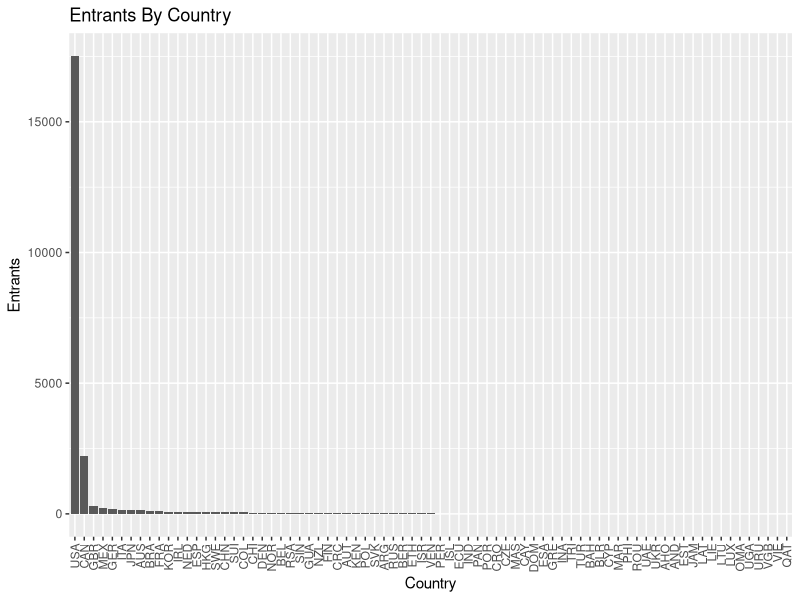
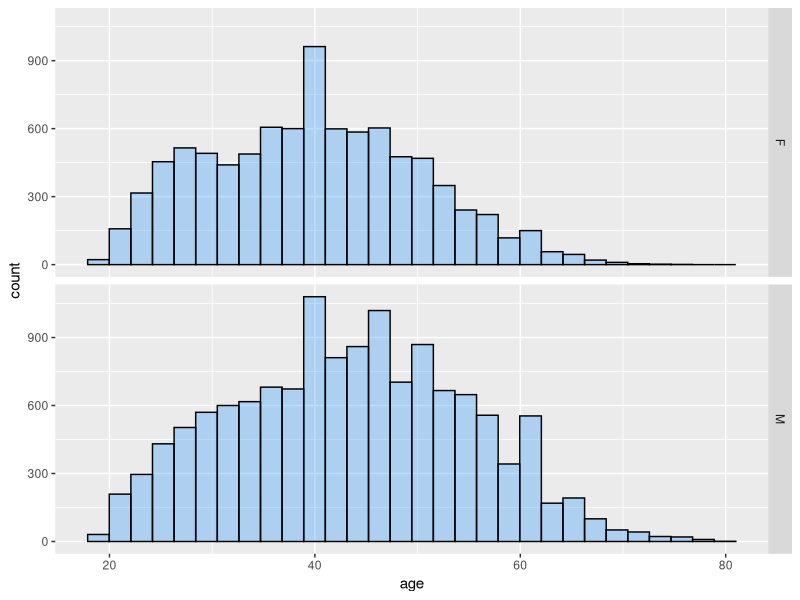
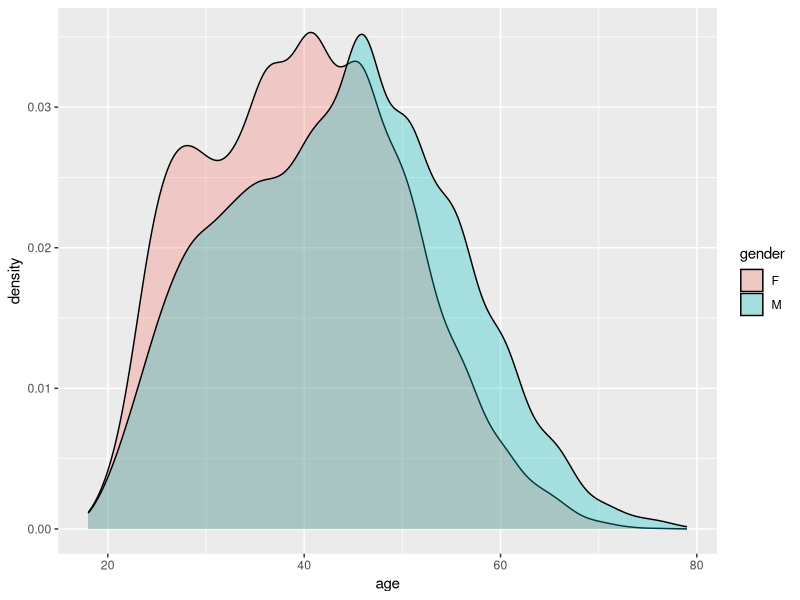
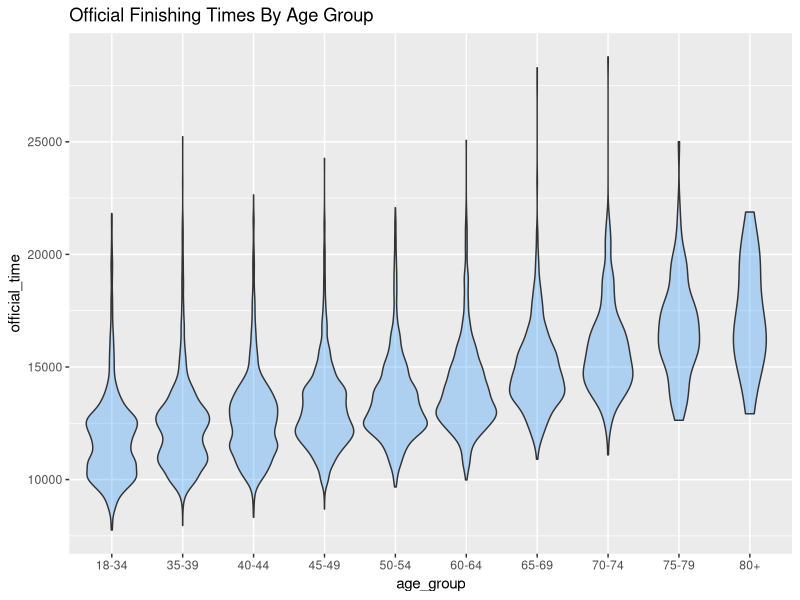
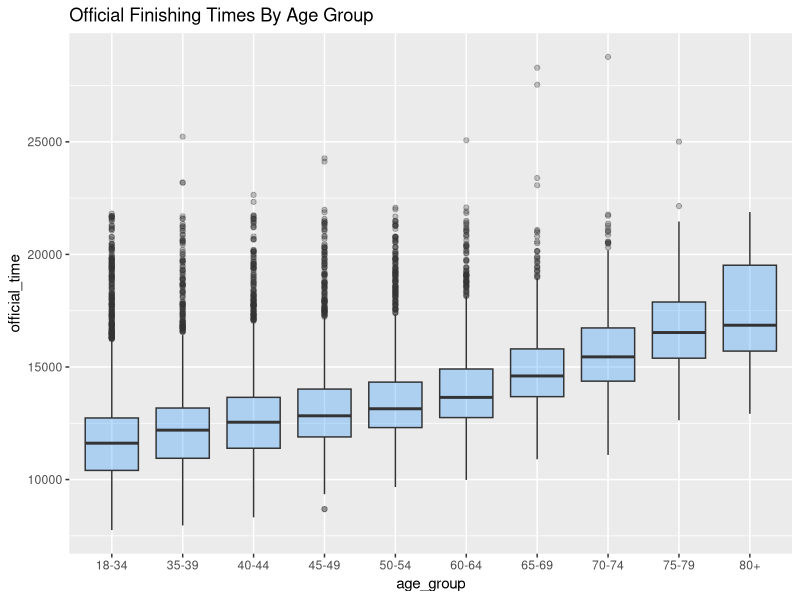
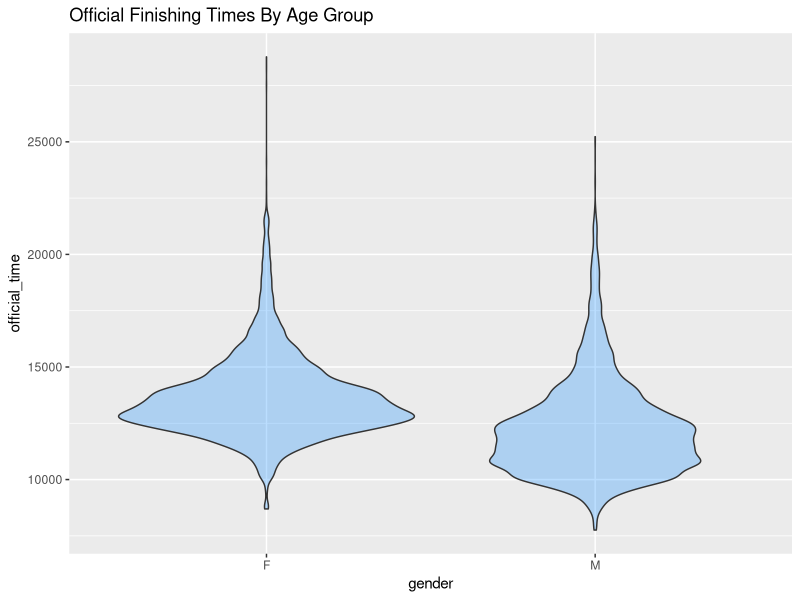
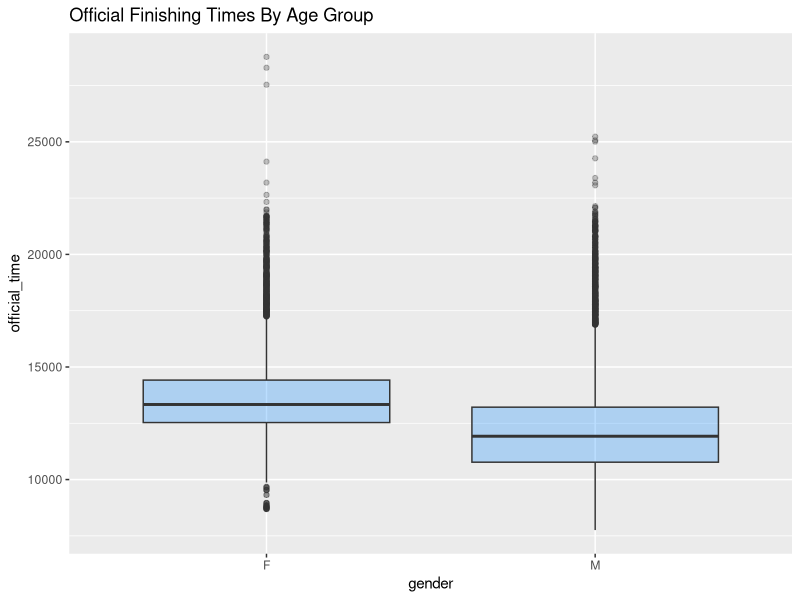
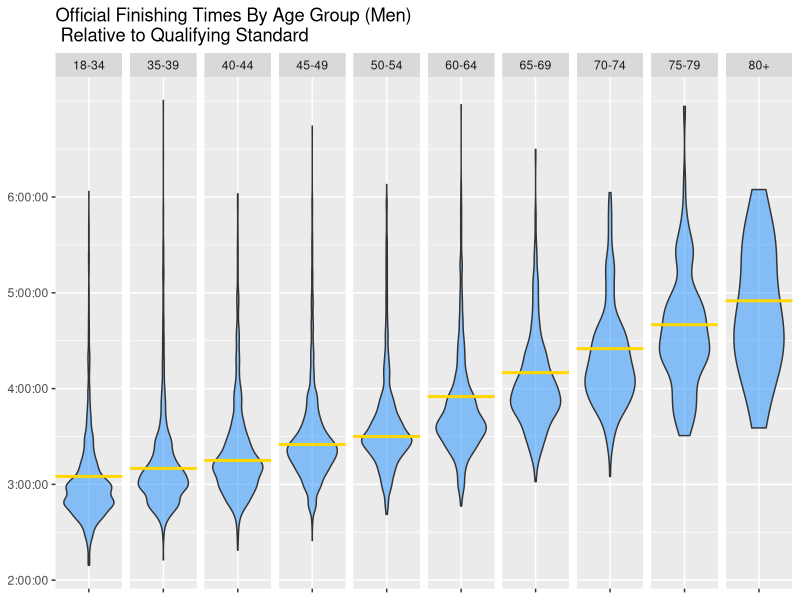

R code for these plots, in order:
## ---- chunk 1
library(plyr)
library(lubridate)
library(ggplot2)
library(tidyr)
results = read.csv("resultsfinal.csv", stringsAsFactors=FALSE)

#create divisions for age groups, based on agr goups listed at http://raceday.baa.org/statistics.html
results$age_group = cut(results$age, breaks = c(0, 35, 40, 45, 50, 55, 60, 65, 70, 75, 80), labels = c("18-34", "35-39", "40-44", "45-49", "50-54", "60-64", "65-69", "70-74", "75-79", "80+"), right = FALSE, ordered_result = TRUE)

#import qualifying times and add to data
qualTimes = read.table("qualifyingTimes.txt", sep = '\t', colClasses = c("factor", "factor", "character"))
names(qualTimes) = c("age_group", "gender", "qualifying_time")

#convert gender, county_origin to factor variables
results$gender = factor(results$gender); results$gender = factor(results$gender); results$county = factor(results$county)

results = merge(results, qualTimes)

#convert times to duration objects using as.difftime() and lubridate's as.duration()

results$X5k <- as.duration(as.difftime(tim = results$X5k, format = "%T", units = "secs"))
results$X10k <- as.duration(as.difftime(tim = results$X10k, format = "%T", units = "secs"))
results$X15k <- as.duration(as.difftime(tim = results$X15k, format = "%T", units = "secs"))
results$X20k <- as.duration(as.difftime(tim = results$X20k, format = "%T", units = "secs"))
results$half <- as.duration(as.difftime(tim = results$half, format = "%T", units = "secs"))
results$X25k <- as.duration(as.difftime(tim = results$X25k, format = "%T", units = "secs"))
results$X30k <- as.duration(as.difftime(tim = results$X30k, format = "%T", units = "secs"))
results$X35k <- as.duration(as.difftime(tim = results$X35k, format = "%T", units = "secs"))
results$X40k <- as.duration(as.difftime(tim = results$X40k, format = "%T", units = "secs"))
results$pace <- as.duration(as.difftime(tim = results$pace, format = "%T", units = "secs"))
results$official_time <- as.duration(as.difftime(tim = results$official_time, format = "%T", units = "secs"))
results$qualifying_time <- as.duration(as.difftime(tim = results$qualifying_time, format = "%T", units = "secs"))

results = na.omit(results)
## ---- chunk 2
countrycounts = data.frame(table(results$county))
names(countrycounts) <- c("Country", "Entrants")
ggplot(countrycounts, aes(x = reorder(Country, -Entrants), y = Entrants)) + geom_bar(stat="identity") + xlab("Country") + ggtitle("Entrants By Country") + theme(axis.text.x = element_text(angle = 90, hjust = 1, vjust = 0.5))

#TODO: print top 10 sorted

#TODO: print countries with <5 entries just for fun?

#TODO: filled country map
## ---- chunk 3
ggplot(results, aes(x=age)) + geom_histogram(fill = "dodgerblue", colour="black", alpha = 0.3) + facet_grid(gender ~ .)
## ---- chunk 4
ggplot(results, aes(x=age, fill = gender)) + geom_density(alpha = 0.3)
## ---- chunk 5

ggplot(results, aes(x=age_group, y=official_time)) + geom_violin(fill = "dodgerblue", alpha = 0.3) + ggtitle("Official Finishing Times By Age Group")
ggplot(results, aes(x=age_group, y=official_time)) + geom_boxplot(fill = "dodgerblue", alpha = 0.3) + ggtitle("Official Finishing Times By Age Group")

ggplot(results, aes(x=gender, y=official_time)) + geom_violin(fill = "dodgerblue", alpha = 0.3) + ggtitle("Official Finishing Times By Age Group")
ggplot(results, aes(x=gender, y=official_time)) + geom_boxplot(fill = "dodgerblue", alpha = 0.3) + ggtitle("Official Finishing Times By Age Group")

#faceted plots with qualifying times for men, women
ggplot(subset(results, gender == "M"), aes(x=gender, y=official_time)) + geom_violin(fill = "dodgerblue", alpha = 0.5) + ggtitle("Official Finishing Times By Age Group (Men)\n Relative to Qualifying Standard")  + geom_hline(aes(yintercept=qualifying_time), size=1, colour = "gold") + facet_grid(. ~ age_group) + theme(axis.text.x = element_blank(), axis.title.x=element_blank(), axis.title.y=element_blank()) + scale_y_continuous(breaks=c(3600, 7200, 10800, 14400, 18000, 21600), labels=c("1:00:00","2:00:00", "3:00:00", "4:00:00", "5:00:00", "6:00:00"))


ggplot(subset(results, gender == "F"), aes(x=gender, y=official_time)) + geom_violin(fill = "dodgerblue", alpha = 0.5) + ggtitle("Official Finishing Times By Age Group (Women)\n Relative to Qualifying Standard")  + geom_hline(aes(yintercept=qualifying_time), size=1, colour = "gold") + facet_grid(. ~ age_group) + theme(axis.text.x = element_blank(), axis.title.x=element_blank(), axis.title.y=element_blank()) + scale_y_continuous(breaks=c(3600, 7200, 10800, 14400, 18000, 21600), labels=c("1:00:00","2:00:00", "3:00:00", "4:00:00", "5:00:00", "6:00:00"))


#TODO: split violin plots for male/female, within each age group --  see http://stackoverflow.com/questions/35717353/split-violin-plot-with-ggplot2
## ---- chunk 6
#create variable for second half
results$sec_half = results$official_time - results$half


half_times <- results[,c("bib_number", "gender", "age_group", "half", "sec_half")] %>%
  gather(half, time, half:sec_half)
 
half_times$half = factor(ifelse(half_times$half == "half", 1, 2))
half_times$time = as.numeric(half_times$time)

ggplot(half_times, aes(x = half, y = time)) + geom_violin(fill = "dodgerblue", alpha = 0.5)

#Main plot--TODO: adjust color
ggplot(half_times, aes(x = half, y = time)) + geom_violin(aes(fill = half, colour = half), alpha = 0.5) + facet_grid(gender ~ age_group) + stat_summary(fun.y=median, geom="point", fill="white", shape=21, size=2.5)

ggplot(half_times, aes(x = half, y = time)) + geom_jitter(aes(colour = gender, alpha = 0.5))


#plot difference between first 5k and last 5k
ggplot(results, aes(x=age_group, y=results$X40k - results$X35k-results$X5k)) + geom_violin(fill = "dodgerblue", alpha = 0.3) + stat_summary(fun.y=median, geom="point", fill="gold", shape=21, size=2.5)

ggplot(results, aes(x=age_group, y=results$X40k - results$X35k-results$X5k)) + geom_jitter(colour = "dodgerblue", alpha = 0.3) + scale_y_continuous(limits = c(-1800, 1800), breaks = c(-1800, -1200, -600, 0, 600, 1200, 1800), labels = c("-30:00", "-20:00", "-10:00", "00:00", "+10:00", "+20:00", "+30:00")) + ylab("Difference in minutes") + ggtitle("Difference between first and final 5k times\nby age group")
## ---- chunk 7
#Data processing for pace calculation along various 5k segments
library(dplyr)
segment_5k_times <- results %>%
    mutate(segment_5k = X5k, segment_10k = X10k - X5k, segment_15k = X15k-X10k, segment_20k = X20k-X15k, segment_25k = X25k-X20k, segment_30k = X30k-X25k, segment_35k=X35k-X30k, segment_40k = X40k-X35k) %>%
    gather(km_segment, time, segment_5k:segment_40k) %>%
    mutate(km_segment = as.factor(as.numeric(gsub("k", "", gsub("segment_", "", km_segment))))) %>%
    subset(select = -c(name, age, bib_number, city, origin, X5k:sec_half))

ggplot(filter(segment_5k_times, age_group <= "45-49"), aes(x = km_segment, y = time)) + geom_jitter(colour = "dodgerblue", alpha = 0.3)+ geom_boxplot(fill = "white", width = 0.2, outlier.shape = NA) + facet_grid(age_group ~ gender) + xlab("5k segment") + ylab("Segment Time") + scale_y_continuous(limits = c(900, 2700), breaks = c(1200,  1800,  2400), labels = c("20:00", "30:00", "40:00")) + ggtitle("Performance over 5k race segments by gender and age group\n2015 Boston Marathon")

ggplot(filter(segment_5k_times, age_group > "45-49"), aes(x = km_segment, y = time)) + geom_jitter(colour = "dodgerblue", alpha = 0.3)+ geom_boxplot(fill = "white", width = 0.2, outlier.shape = NA) + facet_grid(age_group ~ gender) + xlab("5k segment") + ylab("Segment Time") + scale_y_continuous(limits = c(900, 2700), breaks = c(1200,  1800,  2400), labels = c("20:00", "30:00", "40:00")) + ggtitle("Performance over 5k race segments by gender and age group\n2015 Boston Marathon")
    
## ---- chunk 8
ggplot(results[results$age_group!="NA",], aes(x=age_group, y=pace)) + geom_violin()
## ---- chunk 9
#note: these are interesting graphs but need a little more wrangling to come out right!

#ggplot(results, aes(x = bib_number, y = overall_place)) + geom_point()
#ggplot(results, aes(x = bib_number, y = overall_place)) + stat_binhex()
